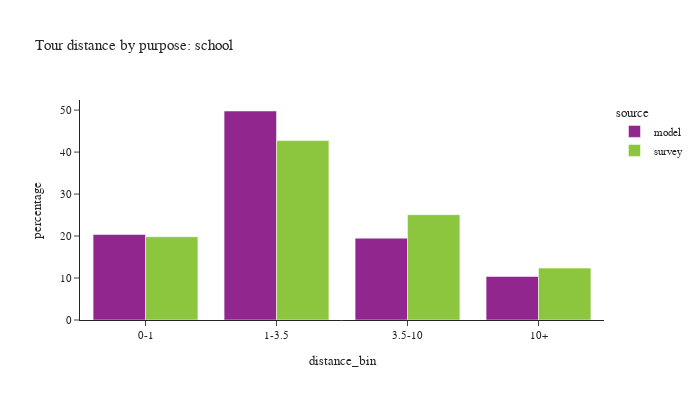

Notebook code cell kept with this figure:
### Code cell
plot_bins(tour, tour['pdpurp'] == 2, 'school')

### Figure 1 — Plotly figure (JSON) as saved in the notebook; plotly's stock layout.template omitted (floating-point values rounded to 4 significant figures)
{"data": [{"alignmentgroup": "True", "customdata": [[148571], [363238], [142220], [75589]], "hovertemplate": "source=model<br>distance_bin=%{x}<br>percentage=%{y}<br>sample count=%{customdata[0]}<extra></extra>", "legendgroup": "model", "marker": {"color": "#91268F", "pattern": {"shape": ""}}, "name": "model", "offsetgroup": "model", "orientation": "v", "showlegend": true, "textposition": "auto", "type": "bar", "x": ["0-1", "1-3.5", "3.5-10", "10+"], "xaxis": "x", "y": [20.36, 49.78, 19.49, 10.36], "yaxis": "y"}, {"alignmentgroup": "True", "customdata": [[172], [284], [138], [60]], "hovertemplate": "source=survey<br>distance_bin=%{x}<br>percentage=%{y}<br>sample count=%{customdata[0]}<extra></extra>", "legendgroup": "survey", "marker": {"color": "#8CC63E", "pattern": {"shape": ""}}, "name": "survey", "offsetgroup": "survey", "orientation": "v", "showlegend": true, "textposition": "auto", "type": "bar", "x": ["0-1", "1-3.5", "3.5-10", "10+"], "xaxis": "x", "y": [19.83, 42.73, 25.08, 12.36], "yaxis": "y"}], "layout": {"barmode": "group", "font": {"size": 11}, "height": 400, "legend": {"title": {"text": "source"}, "tracegroupgap": 0}, "title": {"text": "Tour distance by purpose: school"}, "width": 700, "xaxis": {"anchor": "y", "domain": [0.0, 1.0], "title": {"text": "distance_bin"}}, "yaxis": {"anchor": "x", "domain": [0.0, 1.0], "title": {"text": "percentage"}}}}
